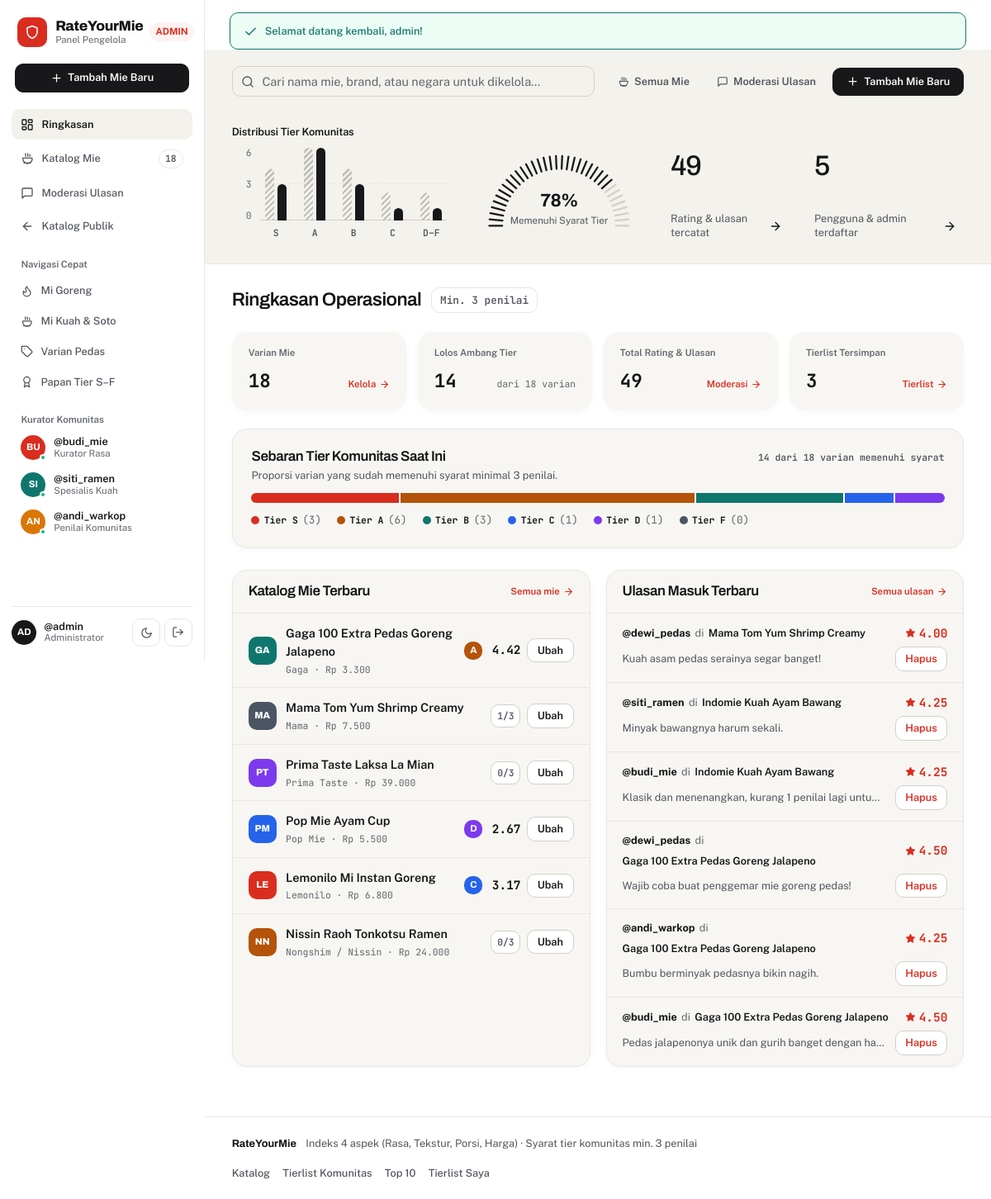
/admin/index.php (signed in), run on an earlier commit of the app's database.
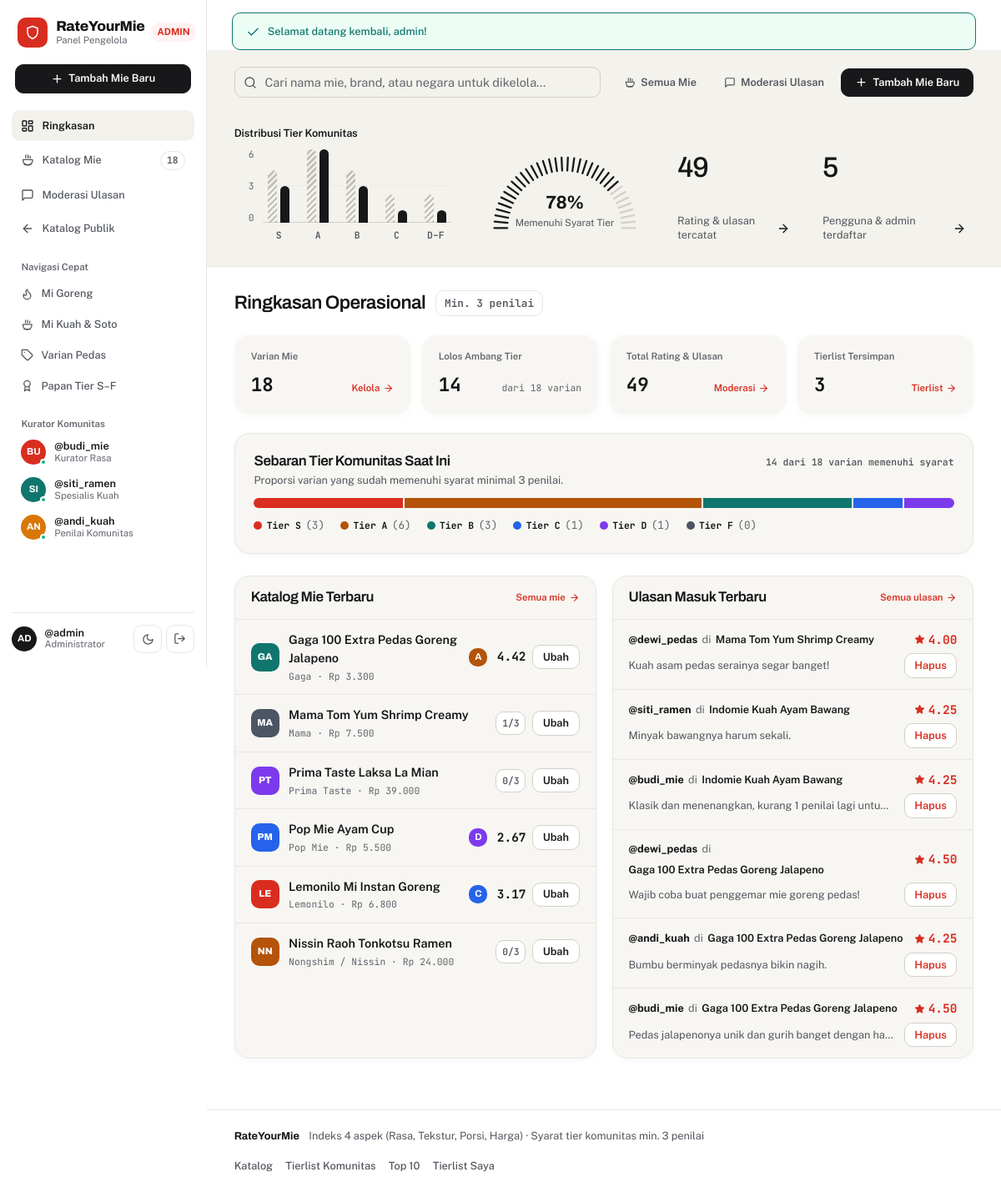
And on a later commit of the database.
### tables this page shows
CREATE TABLE users (
  id INT UNSIGNED AUTO_INCREMENT PRIMARY KEY,
  username VARCHAR(50) NOT NULL UNIQUE,
  email VARCHAR(255) NOT NULL UNIQUE,
  password_hash VARCHAR(255) NOT NULL,
  role ENUM('user','admin') NOT NULL DEFAULT 'user',
  email_verified TINYINT(1) NOT NULL DEFAULT 0,
  created_at DATETIME NOT NULL DEFAULT CURRENT_TIMESTAMP
);

CREATE TABLE ratings (
  id INT UNSIGNED AUTO_INCREMENT PRIMARY KEY,
  user_id INT UNSIGNED NOT NULL,
  noodle_id INT UNSIGNED NOT NULL,
  taste TINYINT UNSIGNED NOT NULL,
  texture TINYINT UNSIGNED NOT NULL,
  `portion` TINYINT UNSIGNED NOT NULL,
  `value` TINYINT UNSIGNED NOT NULL,
  review TEXT,
  created_at DATETIME NOT NULL DEFAULT CURRENT_TIMESTAMP,
  UNIQUE KEY uq_user_noodle (user_id, noodle_id),
  CONSTRAINT chk_taste CHECK (taste BETWEEN 1 AND 5),
  CONSTRAINT chk_texture CHECK (texture BETWEEN 1 AND 5),
  CONSTRAINT chk_portion CHECK (`portion` BETWEEN 1 AND 5),
  CONSTRAINT chk_value CHECK (`value` BETWEEN 1 AND 5),
  FOREIGN KEY (user_id) REFERENCES users(id) ON DELETE CASCADE,
  FOREIGN KEY (noodle_id) REFERENCES noodles(id) ON DELETE CASCADE
);

CREATE TABLE noodles (
  id INT UNSIGNED AUTO_INCREMENT PRIMARY KEY,
  name VARCHAR(150) NOT NULL,
  brand VARCHAR(100) NOT NULL,
  flavor VARCHAR(100) NOT NULL,
  origin_country VARCHAR(80) NOT NULL,
  price INT UNSIGNED NOT NULL DEFAULT 0,
  description TEXT,
  image VARCHAR(255) DEFAULT NULL,
  created_at DATETIME NOT NULL DEFAULT CURRENT_TIMESTAMP,
  INDEX idx_noodles_brand (brand),
  INDEX idx_noodles_flavor (flavor),
  INDEX idx_noodles_country (origin_country)
);

### admin/index.php (the view, shortened to what the changed rows need)
<?php
$pdo = db();
$recentReviews = $pdo->query('
    SELECT
        r.*,
        ((r.taste + r.texture + r.`portion` + r.`value`) / 4) AS final_score,
        u.username,
        n.name AS noodle_name
    FROM ratings r
    INNER JOIN users u ON u.id = r.user_id
    INNER JOIN noodles n ON n.id = r.noodle_id
    ORDER BY r.created_at DESC, r.id DESC
    LIMIT 6
')->fetchAll();
include __DIR__ . '/../includes/header.php';
?>
<main id="main-content" class="workspace-main">
    <section class="alabaster-hero-band" aria-label="Ringkasan Analitik Admin">
        <div class="analytics-4col">
            <div class="analytics-chart-col">
                <h2 class="analytics-heading">Distribusi Tier Komunitas</h2>
            </div>
        </div>
    </section>
    <div class="workspace-canvas">
        <div class="board-toolbar">
            <div class="board-title-group">
                <h1>Ringkasan Operasional</h1>
            </div>
        </div>
        <section class="panel-card tier-dist-panel" aria-label="Sebaran Tier Komunitas">
            <div class="tier-dist-head">
                <div>
                    <h2>Sebaran Tier Komunitas Saat Ini</h2>
                </div>
            </div>
        </section>
        <div class="admin-split-grid">
            <section class="panel-card admin-list-panel">
                <div class="admin-panel-head">
                    <h2>Katalog Mie Terbaru</h2>
                </div>
            </section>
            <section class="panel-card admin-list-panel">
                <div class="admin-panel-head">
                    <h2>Ulasan Masuk Terbaru</h2>
                </div>
                <?php if (empty($recentReviews)): ?>
                    <div class="empty-state">
                        <p>Belum ada ulasan yang masuk.</p>
                    </div>
                <?php else: ?>
                    <div class="admin-compact-list">
                        <?php foreach ($recentReviews as $rv): ?>
                            <div class="admin-review-row">
                                <div class="admin-review-top">
                                    <div class="admin-review-meta">
                                        <strong>@<?= e($rv['username']) ?></strong>
                                        <span class="muted-inline">di</span>
                                        <a href="<?= e(base_url('pages/noodle.php?id=' . (int) $rv['noodle_id'])) ?>" class="table-item-title"><?= e($rv['noodle_name']) ?></a>
                                    </div>
                                    <span class="score-pill">
                                        <?= svg_icon('star', 13) ?>
                                        <strong><?= e(format_score($rv['final_score'], 2)) ?></strong>
                                    </span>
                                </div>
                                <div class="admin-review-bottom">
                                    <p class="admin-review-snippet">
                                        <?= $rv['review'] !== null && $rv['review'] !== '' ? e($rv['review']) : '<em class="muted-italic">Tanpa teks ulasan</em>' ?>
                                    </p>
                                    <form action="<?= e(base_url('admin/reviews.php')) ?>" method="post" class="js-inline-confirm-form">
                                        <button type="button" class="btn btn-danger btn-sm js-confirm-trigger">Hapus</button>
                                    </form>
                                </div>
                            </div>
                        <?php endforeach; ?>
                    </div>
                <?php endif; ?>
            </section>
        </div>
    </div>
</main>
<?php include __DIR__ . '/../includes/footer.php'; ?>

### includes/header.php (shortened to what the changed rows need)
<?php
$isInAdmin = str_contains(str_replace('\\', '/', $_SERVER['SCRIPT_NAME'] ?? ''), '/admin/');
$sidebarCurators = [];
try {
    $pdoHeader = db();
    $curStmt = $pdoHeader->query("SELECT username, role FROM users WHERE role = 'user' ORDER BY id ASC LIMIT 3");
    $sidebarCurators = $curStmt ? $curStmt->fetchAll() : [];
} catch (Throwable $ignored) {
    $sidebarNoodleCount = 0;
    $sidebarTierlistCount = 0;
    $sidebarCurators = [];
}
$curatorAvatars = ['#D92D20', '#0F766E', '#D97706', '#2563EB'];
$curatorRoles = ['Kurator Rasa', 'Spesialis Kuah', 'Penilai Komunitas'];
?>
<!DOCTYPE html>
<html lang="id">
<head>
    <link rel="stylesheet" href="<?= e(base_url('assets/css/style.css')) ?>">
</head>
<body data-base-url="<?= e(base_url()) ?>" class="<?= $isInAdmin ? 'is-admin-body' : 'is-public-body' ?>">
    <div class="app-shell">
        <aside class="app-sidebar" aria-label="<?= $isInAdmin ? 'Navigasi Panel Pengelola' : 'Navigasi Utama RateYourMie' ?>">
            <?php if (!empty($sidebarCurators)): ?>
                <div class="sidebar-subsection">
                    <div class="sidebar-curators">
                        <?php foreach ($sidebarCurators as $idx => $cur): ?>
                            <?php
                            $cName = (string) ($cur['username'] ?? 'kurator');
                            $cInit = mb_strtoupper(mb_substr($cName, 0, 2, 'UTF-8'), 'UTF-8');
                            $cBg = $curatorAvatars[$idx % count($curatorAvatars)];
                            $cRole = $curatorRoles[$idx % count($curatorRoles)];
                            ?>
                            <div class="sidebar-curator-row">
                                <span class="curator-avatar" style="background-color:<?= e($cBg) ?>;" aria-hidden="true">
                                    <?= e($cInit) ?>
                                    <span class="curator-dot"></span>
                                </span>
                                <div class="curator-info">
                                    <strong>@<?= e($cName) ?></strong>
                                    <span><?= e($cRole) ?></span>
                                </div>
                            </div>
                        <?php endforeach; ?>
                    </div>
                </div>
            <?php endif; ?>
        </aside>
        <div class="app-main-area">

### includes/helpers.php (shortened to what the changed rows need)
<?php
function e(mixed $s): string
{
    return htmlspecialchars((string) $s, ENT_QUOTES, 'UTF-8');
}
function base_url(string $path = ''): string
{
    $scriptName = str_replace('\\', '/', $_SERVER['SCRIPT_NAME'] ?? '/index.php');
    $dir = rtrim(str_replace('\\', '/', dirname($scriptName)), '/');
    foreach (['/admin', '/api', '/auth', '/pages'] as $subDir) {
        if (str_ends_with($dir, $subDir)) {
            $dir = rtrim(str_replace('\\', '/', dirname($dir)), '/');
            break;
        }
    }
    $base = ($dir === '' || $dir === '.') ? '' : $dir;
    $cleanPath = ltrim($path, '/');
    return $cleanPath === '' ? ($base ?: '/') : $base . '/' . $cleanPath;
}
function format_score(float|int|string|null $score, int $decimals = 2): string
{
    return number_format(round((float) $score, 2), $decimals, '.', '');
}
function svg_icon(string $name, int $size = 18): string
{
    $s = (int) $size;
    $attrs = sprintf(
        'width="%d" height="%d" viewBox="0 0 24 24" fill="none" stroke="currentColor" stroke-width="2" stroke-linecap="round" stroke-linejoin="round" aria-hidden="true" class="svg-icon"',
        $s,
        $s
    );
    return match ($name) {
        'search'      => "<svg $attrs><circle cx=\"11\" cy=\"11\" r=\"8\"/><path d=\"m21 21-4.3-4.3\"/></svg>",
        'star'        => "<svg width=\"$s\" height=\"$s\" viewBox=\"0 0 24 24\" fill=\"currentColor\" stroke=\"currentColor\" stroke-width=\"1.5\" aria-hidden=\"true\" class=\"svg-icon\"><polygon points=\"12 2 15.09 8.26 22 9.27 17 14.14 18.18 21.02 12 17.77 5.82 21.02 7 14.14 2 9.27 8.91 8.26 12 2\"/></svg>",
        'bowl'        => "<svg $attrs><path d=\"M4 11h16a1 1 0 0 1 1 1v.5a8.5 8.5 0 0 1-17 0V12a1 1 0 0 1 1-1Z\"/><path d=\"M6 20h12\"/><path d=\"M9 3v5\"/><path d=\"M13 3v5\"/><path d=\"M17 5v3\"/></svg>",
        'layers'      => "<svg $attrs><polygon points=\"12 2 2 7 12 12 22 7 12 2\"/><polyline points=\"2 17 12 22 22 17\"/><polyline points=\"2 12 12 17 22 12\"/></svg>",
        'award'       => "<svg $attrs><circle cx=\"12\" cy=\"8\" r=\"6\"/><path d=\"M15.477 12.89 17 22l-5-3-5 3 1.523-9.11\"/></svg>",
        'user'        => "<svg $attrs><path d=\"M19 21v-2a4 4 0 0 0-4-4H9a4 4 0 0 0-4 4v2\"/><circle cx=\"12\" cy=\"7\" r=\"4\"/></svg>",
        'shield'      => "<svg $attrs><path d=\"M12 22s8-4 8-10V5l-8-3-8 3v7c0 6 8 10 8 10z\"/></svg>",
        'plus'        => "<svg $attrs><line x1=\"12\" y1=\"5\" x2=\"12\" y2=\"19\"/><line x1=\"5\" y1=\"12\" x2=\"19\" y2=\"12\"/></svg>",
        'trash'       => "<svg $attrs><polyline points=\"3 6 5 6 21 6\"/><path d=\"M19 6v14a2 2 0 0 1-2 2H7a2 2 0 0 1-2-2V6m3 0V4a2 2 0 0 1 2-2h4a2 2 0 0 1 2 2v2\"/></svg>",
        'edit'        => "<svg $attrs><path d=\"M12 20h9\"/><path d=\"M16.5 3.5a2.121 2.121 0 0 1 3 3L7 19l-4 1 1-4L16.5 3.5z\"/></svg>",
        'check'       => "<svg $attrs><polyline points=\"20 6 9 17 4 12\"/></svg>",
        'alert'       => "<svg $attrs><circle cx=\"12\" cy=\"12\" r=\"10\"/><line x1=\"12\" y1=\"8\" x2=\"12\" y2=\"12\"/><line x1=\"12\" y1=\"16\" x2=\"12.01\" y2=\"16\"/></svg>",
        ''        => " $attrs",
        'filter'      => "<svg $attrs><polygon points=\"22 3 2 3 10 12.46 10 19 14 21 14 12.46 22 3\"/></svg>",
        'arrow-left'  => "<svg $attrs><line x1=\"19\" y1=\"12\" x2=\"5\" y2=\"12\"/><polyline points=\"12 19 5 12 12 5\"/></svg>",
        'arrow-right' => "<svg $attrs><line x1=\"5\" y1=\"12\" x2=\"19\" y2=\"12\"/><polyline points=\"12 5 19 12 12 19\"/></svg>",
        ''        => " $attrs",
        'message'     => "<svg $attrs><path d=\"M21 15a2 2 0 0 1-2 2H7l-4 4V5a2 2 0 0 1 2-2h14a2 2 0 0 1 2 2z\"/></svg>",
        'moon'        => "<svg $attrs><path d=\"M12 3a6 6 0 0 0 9 9 9 9 0 1 1-9-9Z\"/></svg>",
        ''         => " $attrs",
        'upload'      => "<svg $attrs><path d=\"M21 15v4a2 2 0 0 1-2 2H5a2 2 0 0 1-2-2v-4\"/><polyline points=\"17 8 12 3 7 8\"/><line x1=\"12\" y1=\"3\" x2=\"12\" y2=\"15\"/></svg>",
        'sort'        => "<svg $attrs><path d=\"m3 16 4 4 4-4\"/><path d=\"M7 20V4\"/><path d=\"m21 8-4-4-4 4\"/><path d=\"M17 4v16\"/></svg>",
        ''     => " $attrs",
        'flame'       => "<svg $attrs><path d=\"M8.5 14.5A2.5 2.5 0 0 0 11 12c0-1.38-.5-2-1-3-1.072-2.143-.224-4.054 2-6 .5 2.5 2 4.9 4 6.5 2 1.6 3 3.5 3 5.5a7 7 0 1 1-14 0c0-1.153.433-2.294 1-3a2.5 2.5 0 0 0 2.5 2.5z\"/></svg>",
        'tag'         => "<svg $attrs><path d=\"M12 2H2v10l9.29 9.29c.94.94 2.48.94 3.42 0l6.58-6.58c.94-.94.94-2.48 0-3.42L12 2Z\"/><path d=\"M7 7h.01\"/></svg>",
        'logout'      => "<svg $attrs><path d=\"M9 21H5a2 2 0 0 1-2-2V5a2 2 0 0 1 2-2h4\"/><polyline points=\"16 17 21 12 16 7\"/><line x1=\"21\" y1=\"12\" x2=\"9\" y2=\"12\"/></svg>",
        ''      => " $attrs",
        'x'           => "<svg $attrs><line x1=\"18\" y1=\"6\" x2=\"6\" y2=\"18\"/><line x1=\"6\" y1=\"6\" x2=\"18\" y2=\"18\"/></svg>",
        default       => "<svg $attrs><circle cx=\"12\" cy=\"12\" r=\"9\"/></svg>",
    };
}

What changed in the data, as far as the page shows it:
changed users "AN": username "andi_warkop" → "andi_kuah"
changed through a linked row, ratings "Bumbu berminyak pedasnya bikin nagih.": user.username "andi_warkop" → "andi_kuah"
